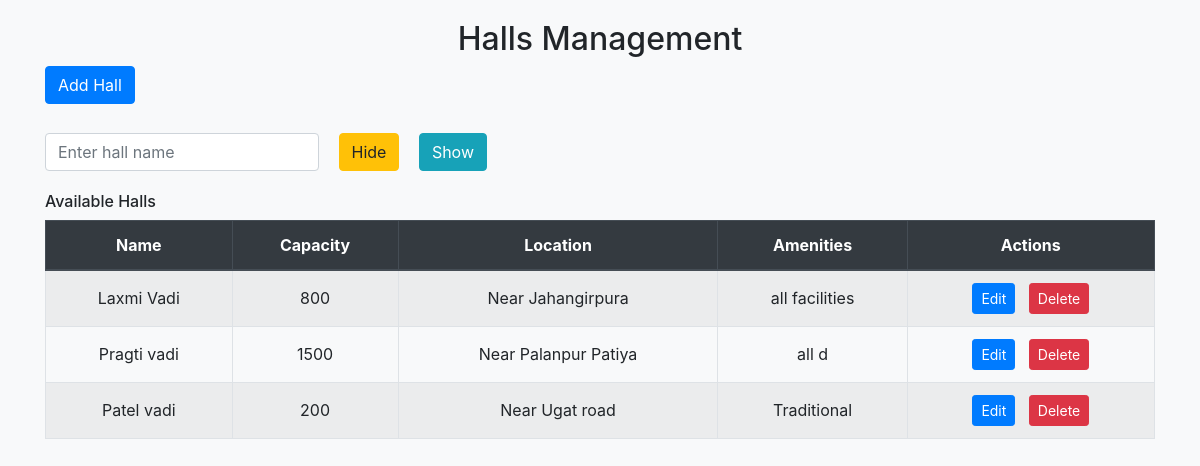
Screenshot of /hall.php (signed in) with the database file from the repository.
### tables this page shows
CREATE TABLE `tblhalls` (
  `hall_id` int(11) NOT NULL,
  `hall_name` varchar(100) NOT NULL,
  `capacity` int(11) NOT NULL,
  `location` varchar(255) DEFAULT NULL,
  `amenities` text DEFAULT NULL,
  `visible` tinyint(1) NOT NULL DEFAULT 1
);

### hall.php (the view, shortened to what this page needs)
<?php
require 'dbFile/database.php';
$username = mysqli_real_escape_string($conn, $_SESSION['username']);
$sqlUser = "SELECT user_role FROM tblUser WHERE username = '$username'";
$resultUser = mysqli_query($conn, $sqlUser);
$userData = mysqli_fetch_assoc($resultUser);
$userRole = $userData['user_role'];
?>
<!DOCTYPE html>
<html lang="en">
    <head>
        <link href="https://stackpath.bootstrapcdn.com/bootstrap/4.5.2/css/bootstrap.min.css" rel="stylesheet">
    </head>
    <body>
        <div class="container mt-3">
            <h2>Halls Management</h2>
            <div class="text-end mb-4">
                <?php if ($userRole !== 'owner') : ?>
                    <form method="post" action="hallApp.php">
                        <input type="submit" name="btnAddHall" class="btn btn-primary" value="Add Hall">
                    </form>
                <?php endif; ?>
            </div>
            <?php if ($userRole !== 'owner') : ?>
                <div class="form-inline mb-3">
                    <form method="post" action="hallAvailable.php">
                        <input type="text" name="hall_name" class="form-control" placeholder="Enter hall name" required>
                        <button type="submit" name="action" value="hide" class="btn btn-warning btn-custom">Hide</button>
                        <button type="submit" name="action" value="show" class="btn btn-info btn-custom">Show</button>
                    </form>
                </div>
            <?php endif; ?>
            <h6>Available Halls</h6>
            <?php
            $sqlHalls = "SELECT hall_id, hall_name, capacity, location, amenities FROM tblHalls WHERE visible = 1";
            $result = mysqli_query($conn, $sqlHalls);
            if (mysqli_num_rows($result) > 0) {
                echo '<table class="table table-bordered table-striped">
                <thead class="thead-dark">
                    <tr>
                        <th>Name</th>
                        <th>Capacity</th>
                        <th>Location</th>
                        <th>Amenities</th>';
                if ($userRole !== 'owner') {
                    echo '<th>Actions</th>';
                }
                echo '</tr>
                </thead>
                <tbody>';
                while ($row = mysqli_fetch_assoc($result)) {
                    echo '<tr>
                    <td>' . htmlspecialchars($row['hall_name']) . '</td>
                    <td>' . htmlspecialchars($row['capacity']) . '</td>
                    <td>' . htmlspecialchars($row['location']) . '</td>
                    <td>' . htmlspecialchars($row['amenities']) . '</td>';
                    if ($userRole !== 'owner') {
                        echo '<td>
                        <a href="hallApp.php?hall_id=' . htmlspecialchars($row['hall_id']) . '" class="btn btn-primary btn-sm">Edit</a> &nbsp;
                        <a href="hallDelete.php?hall_id=' . htmlspecialchars($row['hall_id']) . '"
                           onclick="return confirm(\'Are you sure you want to delete this hall?\');" class="btn btn-danger btn-sm">Delete</a>
                    </td>';
                    }
                    echo '</tr>';
                }
                echo '</tbody></table>';
            } else {
                echo '<div class="alert alert-warning">No halls available.</div>';
            }
            ?>
        </div>
    </body>
</html>

### hall.php (style rules this page uses)
body { background-color: #f8f9fa; }
h2 { text-align: center; margin-top: 20px; }
.table th, .table td { text-align: center; vertical-align: middle; }
.btn-custom { margin: 5px; }
.form-inline input, .form-inline button { margin-right: 10px; }

### rows the page displays
tblhalls: hall_name "Laxmi Vadi", capacity "800", location "Near Jahangirpura", amenities "all facilities"
tblhalls: hall_name "Pragti vadi", capacity "1500", location "Near Palanpur Patiya", amenities "all d"
tblhalls: hall_name "Patel vadi", capacity "200", location "Near Ugat road", amenities "Traditional"
